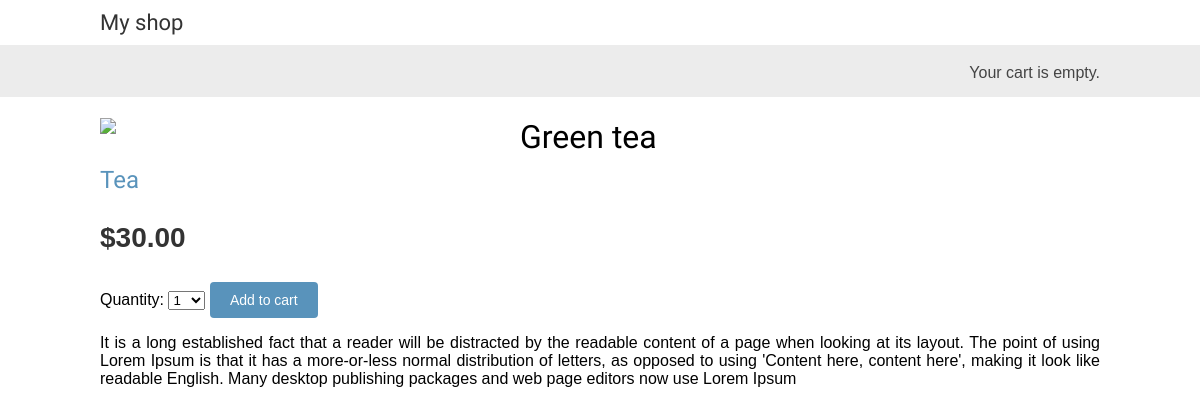
Page /1/green-tea/ on the committed database.
### shop/models.py (models this page shows, shortened)
class Product(models.Model):
  category = models.ForeignKey(
                  Category, on_delete=models.CASCADE,
                  related_name='products')
  name = models.CharField(max_length=200)
  slug = models.SlugField(max_length=200)
  image = models.ImageField(upload_to= 'products/%Y/%m/%d', blank=True)
  description = models.TextField(blank=True)
  price = models.DecimalField(max_digits=10, decimal_places=2)
  available = models.BooleanField(default=True)
  created = models.DateTimeField(auto_now_add=True)
  updated = models.DateTimeField(auto_now= True)
  class Meta:
    ordering = ['name']
    indexes = [
      models.Index(fields=['id', 'slug']),
      models.Index(fields=['name']),
      models.Index(fields=['-created']),
    ]

class Category(models.Model):
  name = models.CharField(max_length=200)
  slug = models.SlugField(max_length=200, unique=True)
  class Meta:
    ordering =['-name']
    indexes = [ models.Index(fields=['name']),]
    verbose_name = 'category'
    verbose_name_plural = 'categories'
  def __str__(self):
      return self.name

### shop/views.py (the view)
def product_detail(request, id, slug):
  product = get_object_or_404(
                      Product, slug=slug, id=id,
                      available=True)
  cart_product_form = CartAddProductForm()
  return render(request,
              'shop/product/detail.html',
              {'product': product,
              'cart_product_form': cart_product_form})

### cart/forms.py
class CartAddProductForm(forms.Form):
  quantity = forms.TypedChoiceField(
                      choices=PRODUCT_QUANTITY_CHOICES,
                      coerce=int)
  override = forms.BooleanField(required=False,
                      initial=False,
                      widget=forms.HiddenInput)

### cart/cart.py (called while the page is built)
  def __len__(self):
    return sum(item['quantity'] for item in self.cart.values())

### cart/context_processors.py (called while the page is built)
def cart(request):
  return {'cart': Cart(request)}

### shop/templates/shop/product/detail.html (shortened to what this page needs)
{% extends "shop/base.html" %}
{% load static %}
{% block content %}
  <div class="product-detail">
    <img src="{% if product.image %}{{ product.image.url }}{% else %}
    {% static "img/no_image.jpeg" %}{% endif %}">
    <h1>{{ product.name }}</h1>
    <h2>
      <a href="{{ product.category.get_absolute_url }}">
        {{ product.category }}
      </a>
    </h2>
    <p class="price">${{ product.price }}</p>
    <form action="{% url "cart:cart_add" product.id %}" method="post">
      {{ cart_product_form }}
      <input type="submit" value="Add to cart">
    </form>
    {{ product.description|linebreaks }}
  </div>
{% endblock %}

### shop/templates/shop/base.html (shortened to what this page needs)
{% load static %}
<!DOCTYPE html>
<html>
  <head>
    <link href="{% static "css/base.css" %}" rel="stylesheet">
  </head>
  <body>
    <div id="header">
      <a href="/" class="logo">My shop</a>
    </div>
    <div id="subheader">
      <div class="cart">
        {% with total_items=cart|length %}
          {% if total_items > 0 %}
            Your cart:
            <a href="{% url "cart:cart_detail" %}">
              {{ total_items }} item{{ total_items|pluralize }},
              ${{ cart.get_total_price }}
            </a>
          {% elif not order %}
            Your cart is empty.
          {% endif %}
        {% endwith %}
      </div>
    </div>
    <div id="content">
      {% block content %}
      {% endblock %}
    </div>
  </body>
</html>

### shop/static/css/base.css (style rules this page uses)
body { margin:0; padding:0; font-family:helvetica, sans-serif; }
h1, h2, h3, h4, h5 , h6 { font-family: 'Ubuntu', sans-serif; font-weight:normal; }
a { text-decoration:none; color:#5993bb; }
a.button, input[type="submit"] { color:#fff; background:#5993bb; border-radius:4px; padding:10px 20px; font-size:14px; border:0; }
#header { padding:10px 100px; font-size:18px; overflow:auto; }
#subheader { background:#ececec; color:#444; padding:15px 100px; overflow:auto; }
#header .logo { font-family: 'Ubuntu', sans-serif; float:left; color:#333; font-size:22px; margin-right:10%; }
#subheader .cart { float:right; padding-top:4px; }
#content { padding:0 100px; overflow:hidden; }
.product-detail { text-align:justify; }
.product-detail .price { color:#333; font-size:28px; font-weight:bold; }
.product-detail img { width:40%; float:left; padding:0 20px 20px 0; }
.product-detail h1 { margin-bottom:0; }
.product-detail h2 { margin-top:10px; }

### rows in the picture
Product: name "Green tea", category "Tea", price "30.00", description "It is a long established fact that a reader will be distracted by the readable content of a page when looking at its layout. The point of using Lorem Ipsum is that it has a more-or-less normal distribution of letters, as opposed to using 'Content here, content here', making it look like readable English. Many desktop publishing packages and web page editors now use Lorem Ipsum"
